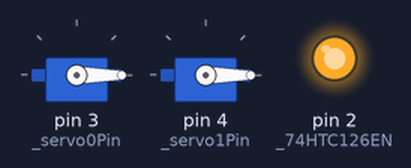
A sketch run on a simulated Arduino Uno, built with avr-gcc and run on an emulated ATmega328P. On the bench: 2 × servo, output pins drawn as LEDs (lit = HIGH).

Above: at 0.55 s.
At 4.5 s:
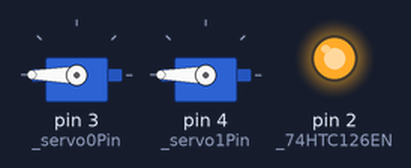
Timing chart, 0 to 5.7 s (numbered marks = the images above):
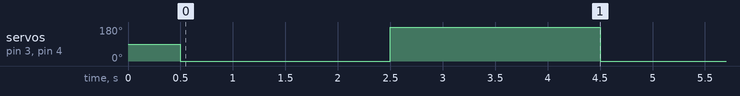

Measured:
- by itself, servo on pin 3 (_servo0Pin), servo on pin 4 (_servo1Pin): alternates 180° for 2.0 s and 0° for 2.0 s

The sketch:

hs45hb2.ino
```cpp
/*
28 Feb 2026
This code tested the HS45HB servo.
*/

#include <Arduino.h>
#include <Servo.h>

#define _74HTC126EN 2
#define _servo0Pin 3
#define _servo1Pin 4

Servo hs45hb0;
Servo hs45hb1;

void setup() {
  // min/max are pulse widths in microseconds
  // Start conservative: 1000–2000 us
  hs45hb0.attach(_servo0Pin, 1000, 2000);
  hs45hb1.attach(_servo1Pin, 1000, 2000);

//   servo.writeMicroseconds(1500); // center

  // Enable 74HCT126
  pinMode(_74HTC126EN, OUTPUT);
  digitalWrite(_74HTC126EN, HIGH);

  delay(500);
}

void loop() {
    armGripper(true);
    delay(2000);

    armGripper(false);
    delay(2000);
}

void armGripper(bool closed){
    if(closed){
        hs45hb0.writeMicroseconds(1000);
        hs45hb1.writeMicroseconds(1000);
    }else{
        hs45hb0.writeMicroseconds(2000);
        hs45hb1.writeMicroseconds(2000);
    }
}
void armLift(bool lift){
    if(lift){
        // KRS3301 control code
    }
    else{
        // KRS3301 control code
    }
}
void dropper(bool drop){
    if(drop){
        // KRS3301 control code
    }
    else{
        // KRS3301 control code
    }
}
```
